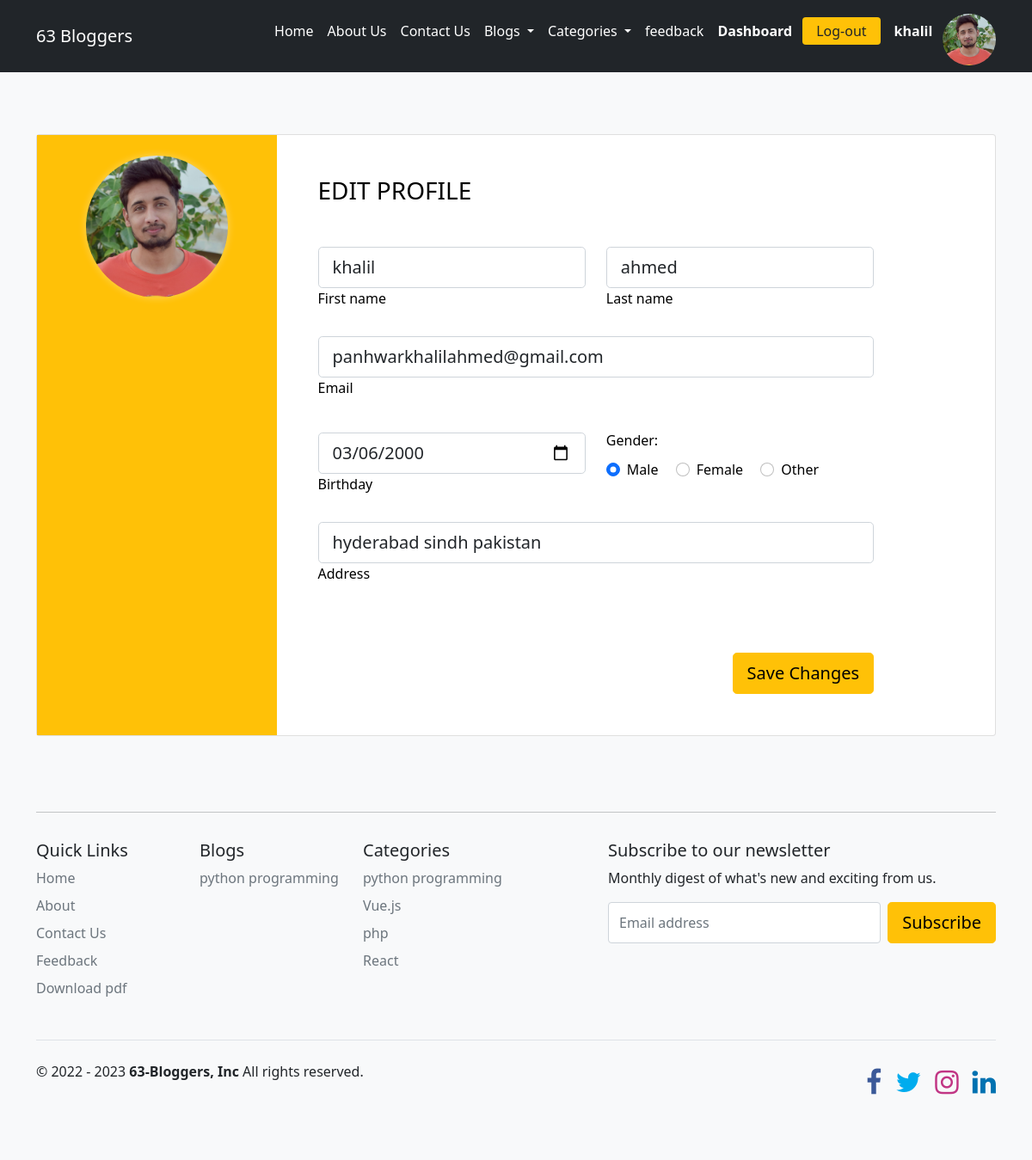
The page /profile.php (signed in) on the database its author committed.
### tables this page shows
CREATE TABLE `user` (
  `user_id` int(11) NOT NULL AUTO_INCREMENT,
  `role_id` int(11) DEFAULT NULL,
  `first_name` varchar(50) NOT NULL,
  `last_name` varchar(50) NOT NULL,
  `email` varchar(50) DEFAULT NULL,
  `password` text NOT NULL,
  `gender` enum('Male','Female') DEFAULT NULL,
  `date_of_birth` date DEFAULT NULL,
  `user_image` text DEFAULT NULL,
  `address` text DEFAULT NULL,
  `is_approved` enum('Pending','Approved','Rejected') DEFAULT 'Pending',
  `is_active` enum('Active','InActive') DEFAULT NULL,
  `created_at` timestamp NOT NULL DEFAULT current_timestamp() ON UPDATE current_timestamp(),
  `updated_at` timestamp NULL DEFAULT NULL,
  PRIMARY KEY (`user_id`),
  KEY `role_id` (`role_id`),
  CONSTRAINT `user_ibfk_1` FOREIGN KEY (`role_id`) REFERENCES `role` (`role_id`) ON DELETE CASCADE ON UPDATE CASCADE
);

CREATE TABLE `blog` (
  `blog_id` int(11) NOT NULL AUTO_INCREMENT,
  `user_id` int(11) DEFAULT NULL,
  `blog_title` text DEFAULT NULL,
  `post_per_page` int(11) DEFAULT NULL,
  `blog_background_image` text DEFAULT NULL,
  `blog_status` enum('Active','InActive') DEFAULT NULL,
  `created_at` timestamp NOT NULL DEFAULT current_timestamp() ON UPDATE current_timestamp(),
  `updated_at` timestamp NULL DEFAULT NULL,
  PRIMARY KEY (`blog_id`),
  KEY `user_id` (`user_id`),
  CONSTRAINT `blog_ibfk_1` FOREIGN KEY (`user_id`) REFERENCES `user` (`user_id`) ON DELETE CASCADE ON UPDATE CASCADE
);

CREATE TABLE `category` (
  `category_id` int(11) NOT NULL AUTO_INCREMENT,
  `category_title` varchar(100) DEFAULT NULL,
  `category_description` text DEFAULT NULL,
  `category_status` enum('Active','InActive') DEFAULT NULL,
  `created_at` timestamp NOT NULL DEFAULT current_timestamp() ON UPDATE current_timestamp(),
  `updated_at` timestamp NULL DEFAULT NULL,
  PRIMARY KEY (`category_id`)
);

### profile.php (the view, shortened to what this page needs)
<?php require_once 'required/connection.php';
if (isset($_SESSION['user'])){
        $user_query = "SELECT * FROM user where user_id = ".$_SESSION['user']['user_id']."";
        $user_result = mysqli_query($connection, $user_query);
        $user_row = mysqli_fetch_assoc($user_result);
}
else{
  header('location:index.php');
}
?>
<!doctype html>
<html lang="en">
  <head>
    <link href="https://cdn.jsdelivr.net/npm/bootstrap@5.1.3/dist/css/bootstrap.min.css" rel="stylesheet">
    <link rel="stylesheet" href="https://cdnjs.cloudflare.com/ajax/libs/font-awesome/4.7.0/css/font-awesome.min.css">
    <link rel="stylesheet" type="text/css" href="css/profile.css">
  </head>
  <body class="bg-light">
<?php
  include 'include/navbar.php';
?>
              <form action="php-files/profile-update-process.php" method="POST" enctype="multipart/form-data" onsubmit="return form_validation()">
    <section class="h-100 bg-light">
  <div class="container py-5 h-100">
    <div class="row d-flex justify-content-center align-items-center h-100">
      <div class="col">
        <div class="card card-registration my-4">
          <div class="row g-0">
           <div class="bg-warning col-xl-3">
              <div class="profile-pic my-4">
              <label class="-label" for="file">
                <span class=""><i class="fa fa-camera"></i></span>
                <span>Change Image</span>
              </label>
              <img src="images/profile-images/<?= $user_row['user_image']?>"  id="output" width="200" />
            </div>
           </div>
            <div class="col-xl-8 ">
              <div class="card-body p-md-5 text-black">
                <h3 class="mb-5 text-uppercase">Edit Profile</h3>
                <div class="row">
                  <div class="col-md-6 mb-4">
                    <div class="form-outline">
                      <input type="text" id="first_name" name="first_name" class="form-control form-control-lg" value="<?= $user_row['first_name'] ?>" />
                      <label class="form-label" for="first_name">First name</label>
                    </div>
                  </div>
                  <div class="col-md-6 mb-4">
                    <div class="form-outline">
                      <input type="text" id="last_name" name="last_name" class="form-control form-control-lg" value="<?= $user_row['last_name'] ?>" />
                      <label class="form-label" for="last_name">Last name</label>
                    </div>
                  </div>
                </div>
                <div class="row">
                <div class="col-md-12 mb-4 pb-2">
                  <div class="form-outline">
                    <input type="email" id="email" name="email" value="<?= $user_row['email'] ?>" onblur="email_check()" name="email" class="form-control form-control-lg" />
                    <label class="form-label" for="email">Email</label>
                  </div>
                </div>
              </div>
               <div class="row">
                <div class="col-md-6 mb-4 d-flex align-items-center">
                  <div class="form-outline datepicker w-100">
                    <input type="date" class="form-control form-control-lg" name="dob" id="dob" value="<?= $user_row['date_of_birth'] ?>" />
                    <label for="dob" class="form-label">Birthday</label>
                  </div>
                </div>
                <div class="col-md-6 mb-4">
                  <h6 class="mb-2 pb-1">Gender: </h6>
                  <div class="form-check form-check-inline">
                    <input class="form-check-input" type="radio" name="gender" id="gender_female"
                      value="male" checked />
                    <label class="form-check-label" for="gender_female">Male</label>
                  </div>
                  <div class="form-check form-check-inline">
                    <input class="form-check-input" type="radio" name="gender" id="gender_male"
                      value="female" />
                    <label class="form-check-label" for="gender_male">Female</label>
                  </div>
                  <div class="form-check form-check-inline">
                    <input class="form-check-input" type="radio" name="gender" id="gender_other"
                      value="other" />
                    <label class="form-check-label" for="gender_other">Other</label>
                  </div>
                </div>
              </div>
              <div class="row">
                  <div class="col-md-12 mb-4 pb-2">
                  <div class="form-outline mb-4">
                    <input type="text" id="address" name="address" class="form-control form-control-lg" value="<?= $user_row['address'] ?>"  />
                    <label class="form-label" for="form3Example8">Address</label>
                  </div>
                 </div>
              </div>
                <div class="d-flex justify-content-end pt-3">
                  <button type="submit" name="profile_update" class="btn btn-warning btn-lg ms-2">Save Changes</button>
                </div>
              </div>
            </div>
          </div>
        </div>
      </div>
    </div>
  </div>
</section>
</form>
<?php
    include 'include/footer.php';
?>
  </body>
</html>

### include/navbar.php (shortened to what this page needs)
<nav id="navbar_top" class="navbar navbar-expand-lg navbar-dark bg-dark">
  <div class="container">
    <a class="navbar-brand" href="#">63 Bloggers</a>
    <div class="navbar-collapse collapse show" id="main_nav" style="">
      <ul class="navbar-nav ms-auto mt-2">
        <li class="nav-item"><a class="nav-link text-white" href="index.php"> Home </a></li>
        <li class="nav-item"><a class="nav-link text-white" href="about.php"> About Us </a></li>
        <li class="nav-item"><a class="nav-link text-white" href="contact-us.php"> Contact Us </a></li>
        <li class="nav-item">
          <div class="dropdown">
            <p class="nav-link text-white  dropdown-toggle" type="button" id="dropdownMenuButton1" data-bs-toggle="dropdown" aria-expanded="false">
            Blogs
            </p>
          </div>
        </li>
        <li class="nav-item">
        <div class="dropdown">
          <p class="nav-link text-white  dropdown-toggle" type="button" id="dropdownMenuButton1" data-bs-toggle="dropdown" aria-expanded="false">
          Categories
          </p>
        </div>
        </li>
        <li class="nav-item"><a class="nav-link text-white" href="send-feedback.php"> feedback </a></li>
        <?php
          if (isset($_SESSION['user'])) {
            if (isset($_SESSION['user']) && $_SESSION['user']['role_id'] == 1) {
              ?>
              <li class="nav-item"><a class="nav-link text-white fw-bold" href="admin-home.php"> Dashboard </a></li>
              <?php
            }
            ?>
            <li class="nav-item"><a class="nav-link btn-warning text-dark rounded mx-1 px-3 py-1 mt-1" href="php-files/logout.php"> Log-out </a></li>
             <li class="nav-item"><a class="nav-link  mx-1 py-1 mt-1 text-white fw-bold" href="profile.php">
                <?php
                  echo ($_SESSION['user']['first_name']);?>
                   </a></li>
                 <li class="nav-item">
                  <img class="d-flex rounded-circle text-white" src="images/profile-images/<?php echo $_SESSION['user']['user_image'] ;?>" alt="Image" height='60px'>
                 </li>
            <?php
          }
          else{
            ?>
            <li class="nav-item"><a class="nav-link btn-warning text-dark rounded mx-1 px-3 py-1 mt-1 " href="login.php"> Login </a></li>
        <li class="nav-item"><a class="nav-link btn-warning text-dark rounded mx-1 px-3 py-1 mt-1" href="Register.php"> SignUp </a></li>
          <?php
          }
        ?>
      </ul>
    </div>
  </div>
</nav>

### include/footer.php (shortened to what this page needs)
<?php
require_once 'required/connection.php';
  $category_query = "SELECT * FROM category";
  $category_result = mysqli_query($connection, $category_query);
  $blog_query = "SELECT * FROM blog";
  $blog_result = mysqli_query($connection, $blog_query);
?>
<div class="container">
  <hr class='my-3'>
  <footer class="py-3 ">
    <div class="row">
      <div class="col-6 col-md-2 mb-3">
        <h5>Quick Links</h5>
        <ul class="nav flex-column">
          <li class="nav-item mb-2"><a href="index.php" class="nav-link p-0 text-muted">Home</a></li>
          <li class="nav-item mb-2"><a href="about.php" class="nav-link p-0 text-muted">About</a></li>
          <li class="nav-item mb-2"><a href="contact-us.php" class="nav-link p-0 text-muted">Contact Us</a></li>
          <li class="nav-item mb-2"><a href="send-feedback.php" class="nav-link p-0 text-muted">Feedback</a></li>
          <?php if (isset($_SESSION['user'])) {
            echo '
            <li class="nav-item mb-2"><a href="php-files/download-record.php" class="nav-link p-0 text-muted">Download pdf</a></li>
            ';
          }
          ?>
        </ul>
      </div>
      <div class="col-6 col-md-2 mb-3">
        <h5>Blogs</h5>
        <ul class="nav flex-column">
          <?php
                if ($blog_result->num_rows) {
                  while($blog_row = mysqli_fetch_assoc($blog_result)){
                    echo "<li class='nav-item mb-2'> <a class='nav-link p-0 text-muted' href='myblog.php?blog_id=".$blog_row['blog_id']."'>".$blog_row['blog_title']."</a></li>";
                  }
                }
                else{
                  echo "<li class='nav-item mb-2'><a class='nav-link p-0 text-muted' href='#'>No Blogs</a></li>";
                }
                ?>
        </ul>
      </div>
      <div class="col-6 col-md-2 mb-3">
        <h5>Categories</h5>
        <ul class="nav flex-column">
          <?php
                if ($category_result->num_rows) {
                  while($category_row = mysqli_fetch_assoc($category_result)){
                    echo "<li class='nav-item mb-2'><a class='nav-link p-0 text-muted' href='blog-categories.php?category_id=".$category_row['category_id']."'>".$category_row['category_title']."</a></li>";
                  }
                }
                else{
                  echo "<li class='nav-item mb-2'><a class='nav-link p-0 text-muted' href='#'>No Categories</a></li>";
                }
                ?>
        </ul>
      </div>
      <div class="col-md-5 offset-md-1 mb-3">
        <form action="php-files/subscribe-process.php" method='POST'>
          <h5>Subscribe to our newsletter</h5>
          <p>Monthly digest of what's new and exciting from us.</p>
          <div class="d-flex flex-column flex-sm-row w-100 gap-2">
            <input id="newsletter1" type="text" class="form-control" placeholder="Email address">
            <button class="btn btn-warning btn-lg" type="submit">Subscribe</button>
          </div>
        </form>
      </div>
    </div>
    <div class="d-flex flex-column flex-sm-row justify-content-between py-4 my-4 border-top">
      <p>© 2022 - 2023 <b>63-Bloggers, Inc</b> All rights reserved.</p>
      <ul class="nav col-md-4 justify-content-end list-unstyled d-flex">
      <li class="ms-3"><a class="text-muted" href="https://web.facebook.com/khalil.ahmedp63/">
        <p style="font-size: 2rem; color: #3b5998;"><i class="fa fa-facebook"></i></p>
      </a></li>
      <li class="ms-3"><a class="text-muted" href="https://twitter.com/khalilahmedpan5">
        <p style="font-size: 2rem; color: #00acee;"><i class="fa fa-twitter"></i></p>
      </a></li>
      <li class="ms-3"><a class="text-muted" href="https://www.instagram.com/khalil_ahmed_panhwar/">
        <p style="font-size: 2rem; color: #C13584;"><i class="fa fa-instagram"></i></p>
      </a></li>
      <li class="ms-3"><a class="text-muted" href="https://www.linkedin.com/in/khalil-ahmed-308a061a6/">
        <p style="font-size: 2rem; color: #0072b1;"><i class="fa fa-linkedin"></i></p>
      </a></li>
    </ul>
    </div>
  </footer>
</div>

### css/profile.css (style rules this page uses)
.profile-pic { color: transparent; transition: all 0.3s ease; display: flex; justify-content: center; align-items: center; position: relative; transition: all 0.3s ease; }
.profile-pic img { position: absolute; object-fit: cover; width: 165px; height: 165px; box-shadow: 0 0 10px 0 rgba(255, 255, 255, .35); border-radius: 100px; z-index: 0; }
.profile-pic .-label { cursor: pointer; height: 165px; width: 165px; }
.profile-pic span { display: inline-flex; padding: 0.2em; height: 2em; }

### rows shown on the page
user: user_image (placeholder picture), first_name "khalil", last_name "ahmed", email "panhwarkhalilahmed@gmail.com", dob "03/06/2000", address "hyderabad sindh pakistan"
blog: blog_title "python programming"
category: category_title "python programming"
category: category_title "Vue.js"
category: category_title "php"
category: category_title "React"

### other values the page prints
$_SESSION['user']['first_name'] "khalil"
